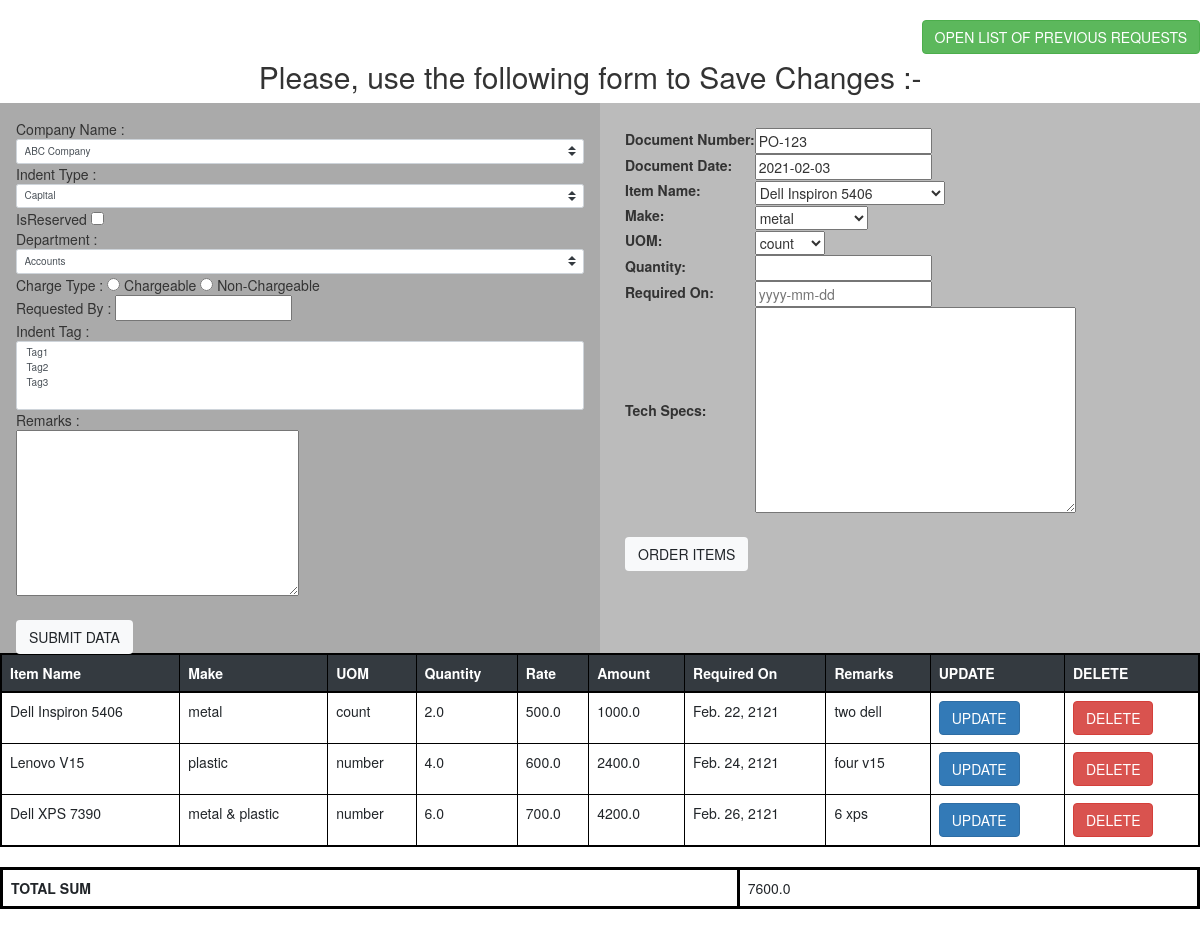
Page /crud/open/7/ on the committed database.
### crud/models.py (models this page shows)
class requestS(models.Model):
    documentName = models.CharField(max_length = 252)
    documentDate = models.DateField(null = True, default = timezone.now )
    itemName =models.CharField(max_length=200)
    make = models.CharField(max_length=100, default='number')
    UOM = models.CharField(max_length=100, null = True)
    quantity = models.FloatField(null = True, default=1)
    rate = models.FloatField( null = True)
    amount = models.FloatField( null = True)
    requiredOn = models.DateField(null=True, default = timezone.now )
    remarks = models.TextField(null=True)

### crud/views.py (the view)
# urls.py: path('open/<int:id>/', views.open , name ="open" ),
def open(request, id ):
    obj = get_object_or_404(set, id = id)
    companyName = obj.companyName
    requestedBy = obj.requestedBy
    q1 = obj.q1
    dN = obj.dN
    dD =  obj.dD
    remarks = obj.remarks
    if request.method =="POST":
        print("open request for id : {}".format(id))
    dataS = requestS.objects.filter(documentName = dN, documentDate=dD )
    val =0
    for obj in dataS:
        val = val+obj.amount
    f2 = order2(initial = { 'documentNo' : dN, 'documentDate' : dD } )
    return render(request, "crud/post/fill2.html", {'f2':f2, 'dataS': dataS ,'val' : val} )

### crud/forms.py
class order2(forms.Form):
    documentNo = forms.CharField(label="Document Number",max_length=100 ,required=True)
    documentDate = forms.DateField(label="Document Date",required=True, initial=datetime.date.today() )
    itemName= forms.ChoiceField(choices=NAME_CHOICES, required = True, initial = None, label="Item Name")
    make = forms.CharField(label='Make', widget=forms.Select(choices=MAKE_CHOICES))
    UOM = forms.CharField(label='UOM', widget=forms.Select(choices=UOM_CHOICES))
    quantity = forms.IntegerField(required = True)
    requiredOn = forms.DateField( label="Required On",widget=forms.TextInput(attrs={'placeholder': 'yyyy-mm-dd'} ))
    remarks = forms.CharField(label="Tech Specs",widget = forms.Textarea())

### crud/templates/crud/post/fill2.html (shortened to what this page needs)
{% extends "crud/base.html" %} {% block content %} {% load crispy_forms_tags %}
<br>
<div>
    <form method="POST" action="{%	url	'crud:list_view' %}" id="list_view" style="float:right">
        <input type="submit" value="OPEN LIST OF PREVIOUS REQUESTS" class="btn btn-success" />
    </form>
</div>
<br>
<h2 style="float:right">Please, use the following form to Save Changes :-</h2>
<div class="column" style="background-color:#aaa;">
    <form action="" method="POST" class="form-group" id='fOne' style="padding: 6px;">
        Company Name :
        <select class="custom-select" name="companyName" id="companyName">
            <option value="ABC Company">ABC Company</option>
        </select>
        <br> Indent Type :
        <select class="custom-select" name="indentType" id="indentType">
            <option value="Capital">Capital</option>
        </select>
        <br> IsReserved
        <input type="checkbox" value="isReserved"><br> Department :
        <select class="custom-select" name="department" id="department">
            <option value="Accounts">Accounts</option>
        </select><br> Charge Type :
        <input type="radio" id="chargeable" name="chargeType" value="chargeable"> Chargeable
        <input type="radio" id="nonChargeable" name="chargeType" value="nonChargeable"> Non-Chargeable
        <br> Requested By :
        <input list="requestedBy" name="requestedBy">
            <br> Indent Tag :
        <select class="custom-select" name="indentTag" multiple="" contenteditable='true'>
            <option value="Tag1">Tag1</option>
            <option value="Tag2">Tag2</option>
            <option value="Tag3">Tag3</option>
            </select><br>Remarks :
        <br>
        <textarea cols="35" rows="8" name="remarks"></textarea><br><br>
        <input type="submit" value="SUBMIT DATA" class="btn btn-light" />
    </form>
</div>
<div class="column" style="background-color:#bbb;">
    <form action="." method="POST" class='uniForm' id='fTwo' style="padding: 15px;">
        <table>{{ f2.as_table }}</table><br>
        <input type="submit" value="ORDER ITEMS" class="btn btn-light" />
    </form>
</div>
<div><br><br></div>
<div>
    <table class="table" style="border: 2px solid black;">
        <tr style="border: 2px solid black;">
            <thead class="thead-dark">
                <th style="border: 1px solid black;">Item Name</th>
                <th style="border: 1px solid black;">Make</th>
                <th style="border: 1px solid black;">UOM</th>
                <th style="border: 1px solid black;">Quantity</th>
                <th style="border: 1px solid black;">Rate</th>
                <th style="border: 1px solid black;">Amount</th>
                <th style="border: 1px solid black;">Required On</th>
                <th style="border: 1px solid black;">Remarks</th>
                <th style="border: 1px solid black;">UPDATE</th>
                <th style="border: 1px solid black;">DELETE</th>
            </thead>
        </tr>
        {% for x in dataS %}
        <tr>
            <form action="{%	url	'crud:update_view2'	x.id	%}" method="post" id="update2" class="form-group">
                <td style="border: 1px solid black;">{{ x.itemName }}</td>
                <td style="border: 1px solid black;">{{ x.make }}</td>
                <td style="border: 1px solid black;">{{ x.UOM}}</td>
                <td style="border: 1px solid black;" contenteditable='true' id="qq">{{ x.quantity }}</td>
                <td style="border: 1px solid black;">{{ x.rate }}</td>
                <td style="border: 1px solid black;">{{ x.amount }}</td>
                <td style="border: 1px solid black;">{{ x.requiredOn }}</td>
                <td style="border: 1px solid black;" contenteditable='true' name="na">{{ x.remarks }}</td>
                <td style="border: 1px solid black;">
                    <input type="submit" value="UPDATE" class="btn btn-primary"> {% csrf_token %}
            </form>
            <td style="border: 1px solid black;">
                <form method="POST" action="{%	url	'crud:delete_view2'	x.id %}" id="delete2">
                    <input type="submit" value="DELETE" class="btn btn-danger" />
                </form>
            </td>
        </tr> {% endfor %}
    </table>
    <table class="table" style="border: 3px solid black;" id="result_totals">
        <tr style="border: 3px solid black;">
            <th style="border: 3px solid black;">TOTAL SUM</th>
            <td style="border: 3px solid black;">{{ val }}</td>
        </tr>
    </table>
</div>
{% endblock %}

### crud/templates/crud/base.html (style rules this page uses)
* { box-sizing: border-box; }
.column { float: left; width: 50%; padding: 10px; height: 550px; }

### rows in the picture
requestS: itemName "Dell Inspiron 5406", make "metal", UOM "count", quantity "2.0", rate "500.0", amount "1000.0", requiredOn "Feb. 22, 2121", remarks "two dell"
requestS: itemName "Lenovo V15", make "plastic", UOM "number", quantity "4.0", rate "600.0", amount "2400.0", requiredOn "Feb. 24, 2121", remarks "four v15"
requestS: itemName "Dell XPS 7390", make "metal & plastic", UOM "number", quantity "6.0", rate "700.0", amount "4200.0", requiredOn "Feb. 26, 2121", remarks "6 xps"

### other values in the picture
{{ val }} "7600.0"
